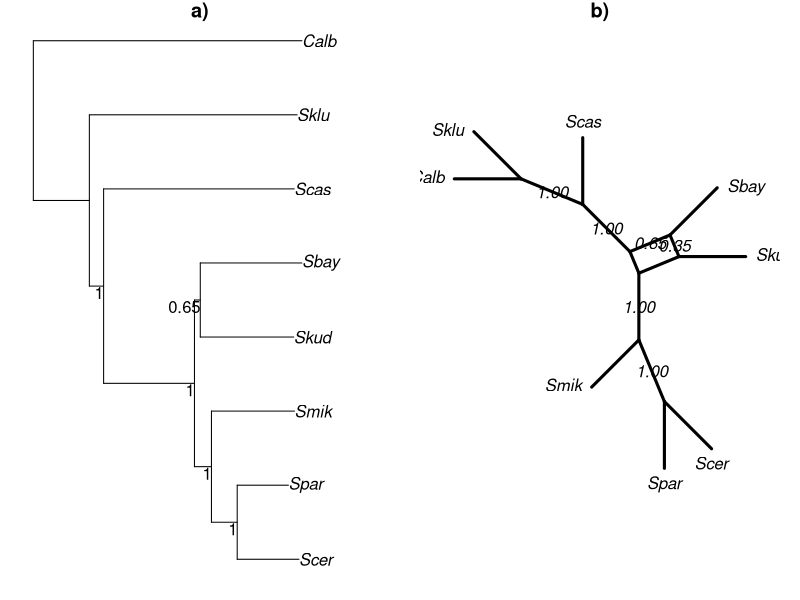
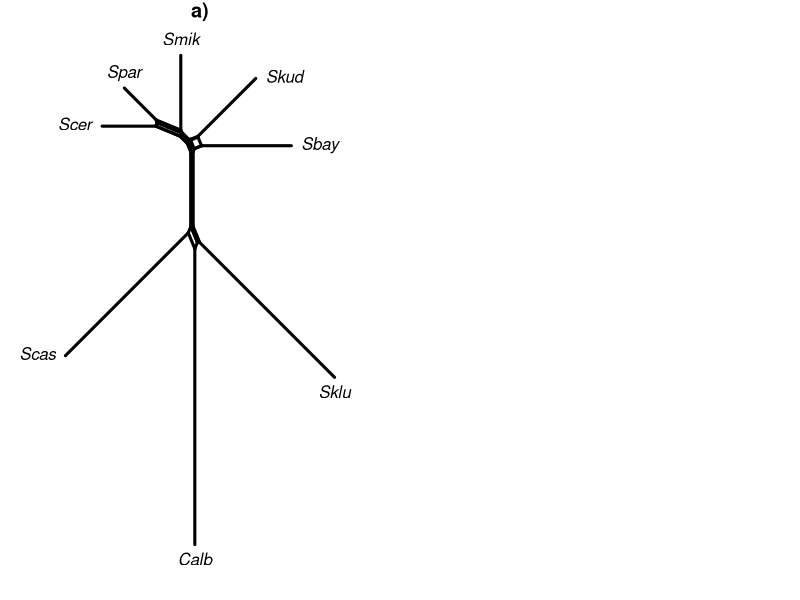

Reproduce these figures in R, in order. (Note: this script raises an error after producing the figures.)
## ---- chunk 1
library(phangorn)
data(Laurasiatherian)
data(yeast)
## ---- chunk 2
set.seed(1)
bs <- bootstrap.phyDat(yeast, FUN = function(x)nj(dist.hamming(x)), 
    bs=100)
tree <- nj(dist.hamming(yeast))
cnet <- consensusNet(bs, .3)
par("mar" = rep(1, 4), "mfrow"=c(1,2))
tree <- plotBS(midpoint(tree), bs, "phylogram", main="a)")
plot(cnet, show.edge.label=TRUE, main="b)")
## ---- chunk 3
dm <- dist.hamming(yeast)
nnet <- neighborNet(dm)
## ---- chunk 4
par("mar" = rep(1, 4), "mfrow" = c(1, 2))
plot(nnet, main="a)")
plot(nnet, type = "outline", main="b)")
## ---- chunk 5
nnet <- addConfidences(nnet, tree)
par("mar" = rep(1, 4))
plot(nnet, show.edge.label=TRUE)
## ---- chunk 6
tree2 <- rNNI(tree, 2)
tree2 <- addConfidences(tree2, tree)
# several support values are missing
par("mar" = rep(1, 4))
plot(tree2, show.node.label=TRUE)
## ---- chunk 7
sessionInfo()
